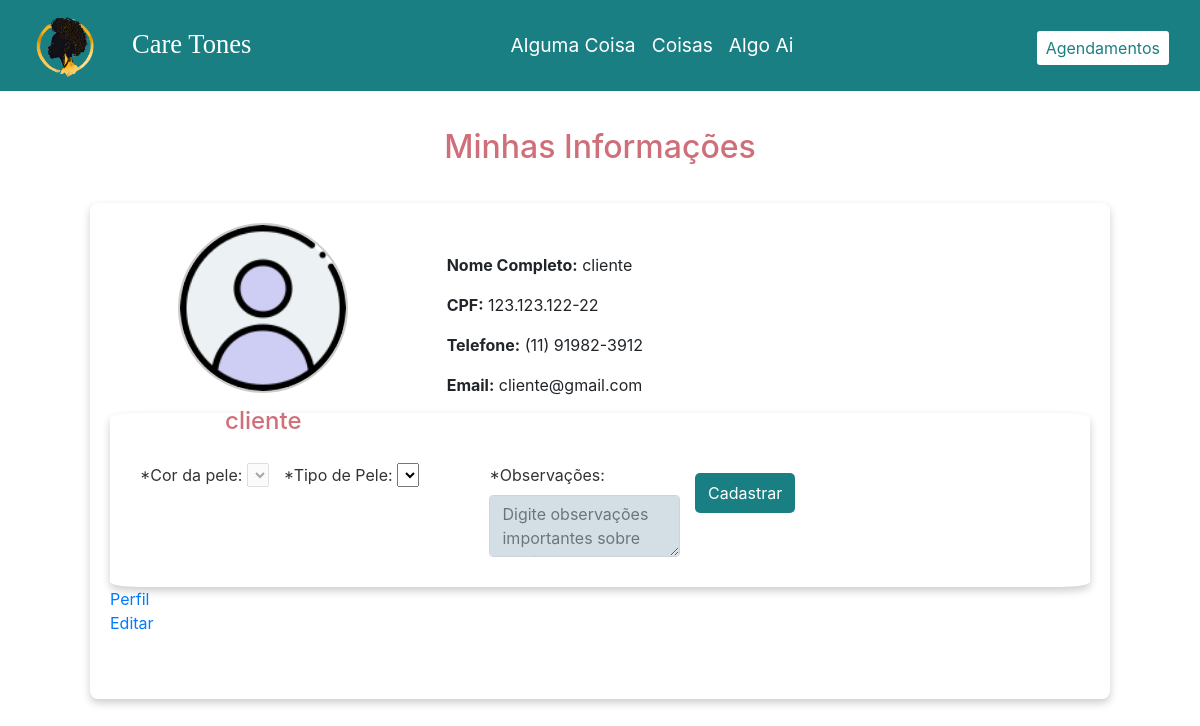
Page /prontuario/consultarProntuario.php (signed in) on the committed database.
### tables this page shows
CREATE TABLE `cliente` (
  `cpf_cliente` varchar(14) NOT NULL,
  `nome_cliente` varchar(100) NOT NULL,
  `foto_cliente` varchar(255) DEFAULT NULL,
  `telefone_cliente` varchar(15) NOT NULL,
  `email_cliente` varchar(50) NOT NULL,
  `senha_cliente` varchar(100) NOT NULL,
  `token_cliente` varchar(300) NOT NULL
);

### prontuario/consultarProntuario.php (the view, shortened to what this page needs)
<?php
    $conexaoMini = new Conexao();
    $conexao = $conexaoMini->getConexao();
    $token = $_SESSION['usuario_token'];
    $stmt = $conexao->prepare("SELECT * FROM cliente WHERE token_cliente = ?");
    $stmt->bind_param("s", $token);
    $stmt->execute();
    $resultado = $stmt->get_result();
    $cliente = $resultado->fetch_assoc();
    $id_prontuario = $_SESSION['usuario_prontuario'];
    $stmt1 = $conexao->prepare("SELECT * FROM prontuario WHERE id_prontuario = ?");
    $stmt1->bind_param('i', $id_prontuario);
    $stmt1->execute();
    $resultado2 = $stmt1->get_result();
    $prontuario = $resultado2->fetch_assoc();
?>
<!DOCTYPE html>
<html lang="pt-br">
<head>
    <link rel="stylesheet" href="https://stackpath.bootstrapcdn.com/bootstrap/4.5.2/css/bootstrap.min.css">
    <link rel="stylesheet" href="https://cdnjs.cloudflare.com/ajax/libs/font-awesome/6.2.1/css/all.min.css" />
    <link rel="stylesheet" href="../css/style.css">
    <link rel="stylesheet" href="../css/perfil.css">
</head>
<body>
    <nav class="navbar navbar-expand-lg">
        <div class="container-fluid">
            <a class="navbar-brand"> <img class="rounded-circle ms-4" src="../logo/Logo.png" alt="Logo care tones" width="69px"> </a>
            <div class="logo">
                <a class="nav-link active" aria-current="page" href="home.php">Care Tones</a>
            </div>
            <div class="collapse navbar-collapse" id="navbarSupportedContent" >
                <ul class="navbar-nav w-auto">
                    <li class="nav-item pe-4 ps-4">
                        <a class="nav-link active" aria-current="page" href="">Alguma Coisa</a>
                    </li>
                    <li class="nav-item pe-4 ps-4">
                        <a class="nav-link active" aria-current="page" href="">Coisas</a>
                    </li>
                    <li class="nav-item pe-4 ps-4">
                        <a class="nav-link active" aria-current="page" href="">Algo Ai</a>
                    </li>
                </ul>
                <button type="button" class="btn btn-sm btn-link me-4 ms-4" id="link_agendamentos_ativado" > <a href="cadastrarConsulta.php" id="link_agendamentos_ativado">Agendamentos</a></button>
            </div>
        </div>
    </nav>
    <h2>Minhas Informações</h2>
    <div class="container mt-4" id="perfil_conteiner">
        <div class="card mb-4" id="perfil_card" style="max-width: 1000px; margin: auto; border: none;">
            <div class="row g-0">
            <div class="profile-pic-container_visualizar">
                    <img src="<?php
                        $fotoPath = $_SERVER['DOCUMENT_ROOT'] . "/glow_schedule/" . $cliente['foto_cliente'];
                        echo (file_exists($fotoPath) && !empty($cliente['foto_cliente']))
                            ? "/glow_schedule/" . htmlspecialchars($cliente['foto_cliente'])
                            : "../iconesPerfil/perfilPadrao.png";
                    ?>" alt="Foto do cliente" class="profile-pic" id="profile-pic-preview">
                    <p id="nome_perfil"><strong></strong> <?php echo htmlspecialchars($cliente['nome_cliente']); ?></p>
                </div>
                <div class="col-md-8" style="margin-top: 30px;">
                    <p><strong>Nome Completo:</strong> <?php echo ($cliente['nome_cliente']); ?></p>
                    <p><strong>CPF:</strong> <?php echo ($cliente['cpf_cliente']); ?></p>
                    <p><strong>Telefone:</strong> <?php echo ($cliente['telefone_cliente']); ?></p>
                    <p><strong>Email:</strong> <?php echo ($cliente['email_cliente']); ?></p>
                </div>
            </div>
            <form method="POST" class="form" id="form_perfil">
            <div class="column">
            <div class="column">
                <div class="input-box">
                <label for="cor_pele">*Cor da pele:</label>
                    <select name="tipo_pele" id="tipo_pele" disabled>
                            <option ><?php echo ($prontuario['cor_pele']); ?></option>
                        </select>
              </div>
            </div>
            <div class="column">
                <div class="input-box">
                    <label for="tipo_pele">*Tipo de Pele:</label>
                        <select name="tipo_pele" id="tipo_pele">
                        <option ><?php echo ($prontuario['tipo_pele']); ?></option>
                        </select>
                  </div>
                <div class="input-box">
                    <label for="observacoes">*Observações:</label>
                    <textarea type="text" class="form-control" id="observacoes_cliente" name="observacoes_cliente" placeholder="Digite observações importantes sobre você:" required><?php echo ($prontuario['observacoes_cliente']); ?></textarea>
                </div>
            </div>
            <button type="submit" class="btn btn-primary">Cadastrar</button>
        </form>
        </div>
        <div class="link">
        <a href="../cliente/perfilCliente.php">Perfil</a>
        </div>
        <div class="link">
        <a href="../prontuario/editarProntuario(clienteView.php">Editar</a>
        </div>
    </div>
</body>
</html>

### css/style.css (style rules this page uses)
* { margin: 0; padding: 0; box-sizing: border-box; }
.logo { font-family: 'Cinzel', serif; font-family: 'Playfair Display', serif; font-size: 1.66rem; }
h2 { color: #CF6F7A; text-align: center; margin-top:37px !important; margin-bottom: 37px !important; }
nav { background-color: #1A7F83; }
.navbar-nav { width: 200px; margin: auto; font-size: larger; }
.nav-link { color:#ffffff !important; }
.navbar-nav .nav-link.active { text-decoration: none; position: relative; }
.navbar-nav .nav-link.active:before { content: " "; position: absolute; width: 100%; height: 1px; bottom: 0; left: 0; background-color: #D3DFE5; visibility: hidden; -webkit-transform: scaleX(0); transform: scaleX(0); -webkit-transition: all 0.9s ease-in-out 0s; transition: 0.6s; }
.navbar .btn-link { text-decoration: none; font-size: medium !important; background-color: #D3DFE5 !important; margin-top: 6px !important; }
#link_agendamentos_ativado { background-color:#ffffff !important; text-decoration: none; color: #1A7F83; }
form .btn { background-color: #1A7F83; color: white; }
.form .input-box { width: 100%; margin-top: 20px; }
.input-box label { color: #333; }
.form .column { display: flex; column-gap: 15px; }
.form button { height: 40px; width: 100px; border-radius: 5px; color: #fff; font-size: 1rem; font-weight: 400; margin-top: 30px; border: none; cursor: pointer; transition: all 0.2s ease; background: #1A7F83; float: left; float:right; }
textarea { background-color: #D3DFE5 !important; border-radius: 2px; }

### css/perfil.css (style rules this page uses)
#form_perfil { border: #CF6F7A; border: groove; border-radius: 3%; padding: 30px; border: none; box-shadow: 0 4px 8px rgba(0, 0, 0, 0.2); }
#nome_perfil { color: #CF6F7A; text-align: center; font-weight: 450; font-size: x-large; margin-top: 10px; margin-bottom: 35px; }
#perfil_conteiner { width: 85%; margin: 0 auto; padding: 20px; padding-bottom: 40px; border: none; box-shadow: 0 4px 8px rgba(0, 0, 0, 0.2); border-radius: 8px; background-color: #fff; }
.profile-pic-container_visualizar { position: relative; width: 170px; height: 170px; margin: 0 auto 12px; }
.profile-pic { width: 100%; height: 100%; object-fit: cover; border-radius: 50%; border: 2px solid #ccc; }

### rows in the picture
cliente: nome_cliente "cliente", cpf_cliente "123.123.122-22", telefone_cliente "(11) 91982-3912", email_cliente "cliente@gmail.com"
